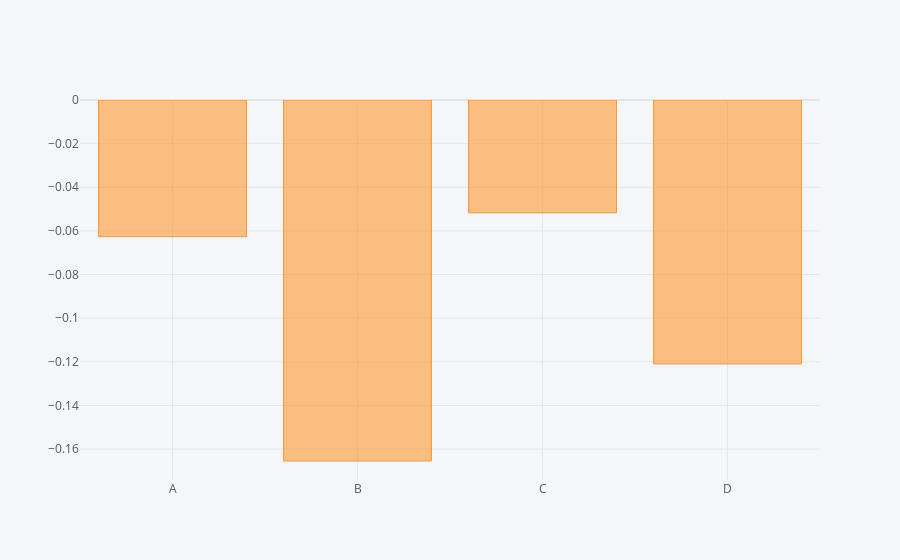

The notebook cell saved with this chart:
### Code cell
df.mean().iplot(kind='bar') # we use aggragate function to make it readable

### Figure 1 — Plotly figure (JSON) as saved in the notebook; plotly's stock layout.template omitted (floating-point values rounded to 4 significant figures)
{"data": [{"marker": {"color": "rgba(255, 153, 51, 0.6)", "line": {"color": "rgba(255, 153, 51, 1.0)", "width": 1}}, "name": "None", "orientation": "v", "text": "", "type": "bar", "x": ["A", "B", "C", "D"], "y": [-0.06266, -0.1655, -0.05174, -0.121]}], "layout": {"autosize": true, "legend": {"bgcolor": "#F5F6F9", "font": {"color": "#4D5663"}}, "paper_bgcolor": "#F5F6F9", "plot_bgcolor": "#F5F6F9", "title": {"font": {"color": "#4D5663"}}, "xaxis": {"autorange": true, "gridcolor": "#E1E5ED", "range": [-0.5, 3.5], "showgrid": true, "tickfont": {"color": "#4D5663"}, "title": {"font": {"color": "#4D5663"}, "text": ""}, "type": "category", "zerolinecolor": "#E1E5ED"}, "yaxis": {"autorange": true, "gridcolor": "#E1E5ED", "range": [-0.1742, 0], "showgrid": true, "tickfont": {"color": "#4D5663"}, "title": {"font": {"color": "#4D5663"}, "text": ""}, "type": "linear", "zerolinecolor": "#E1E5ED"}}}
